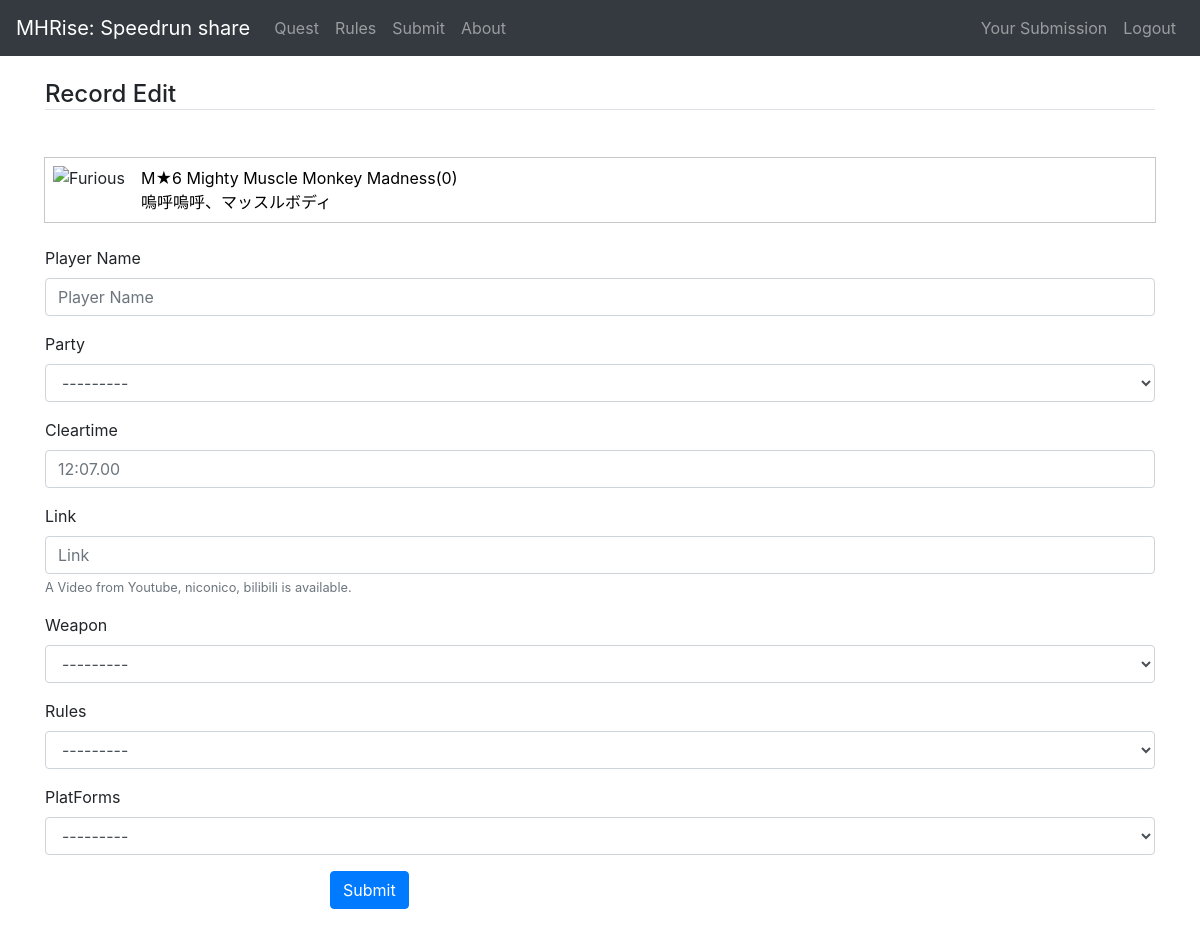
Page /cms/record/add/2/ (signed in) on the earlier database version.
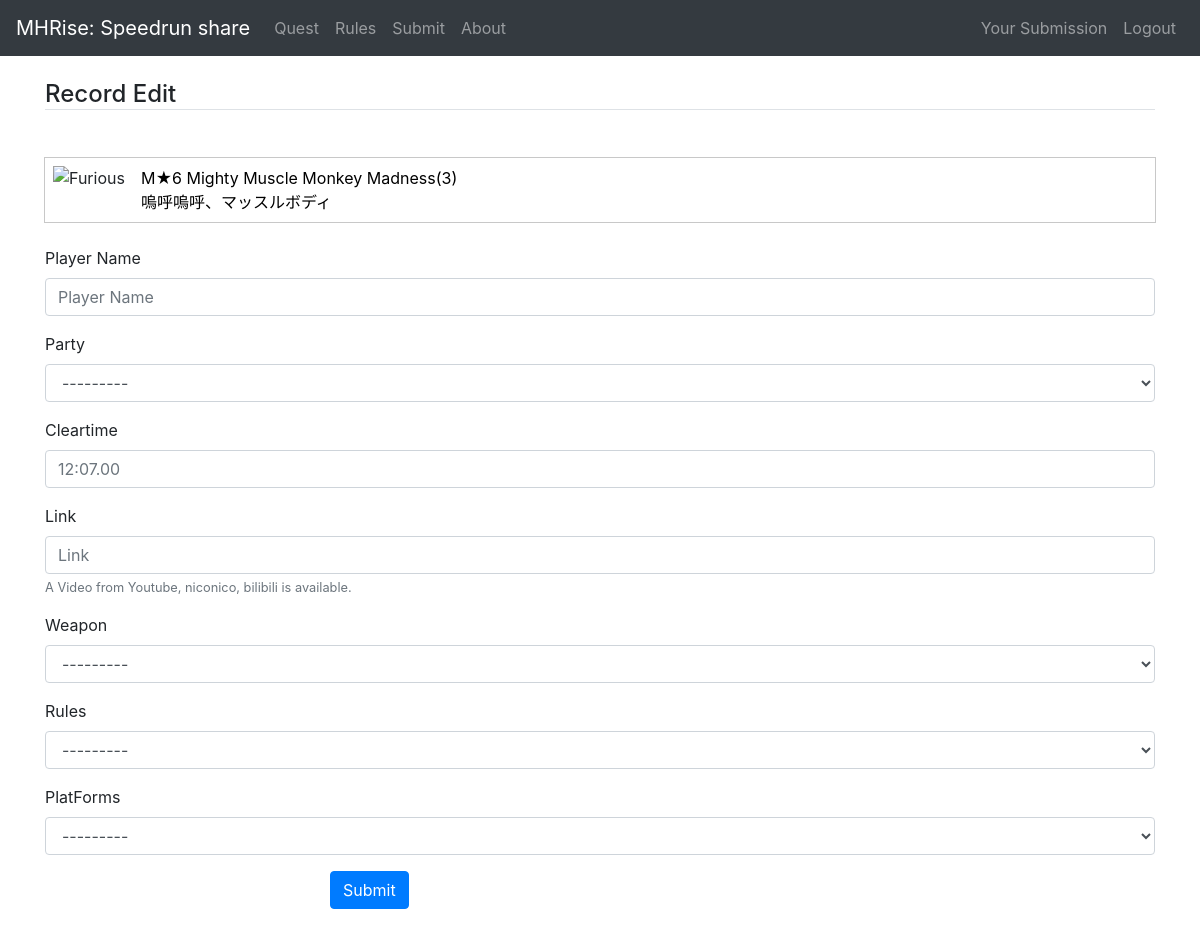
Same page on the later database version.
### cms/models.py (models this page shows, shortened)
class Quest(models.Model):
    questname = models.CharField('Quest Name', max_length=255)
    questname_j = models.CharField('Quest Name japanese', max_length=255)
    rank = models.CharField('Quest Rank', max_length=255)
    priority = models.PositiveIntegerField('Priority in quest page', default=0)
    target = models.ForeignKey(Target, verbose_name='Target', related_name='quests', on_delete=models.SET_NULL, null=True)
    recordnum = models.IntegerField('Number of record of this quest', default=0)

### cms/views.py (the view)
# urls.py: path('record/add/<int:quest_id>/', views.record_edit, name='record_add'), # add
@login_required
def record_edit(request, quest_id, record_id=None, conf=None):
    quest = get_object_or_404(Quest, pk=quest_id)
    user = request.user
    print(user.username)
    if record_id:
        record = get_object_or_404(Record, pk=record_id)
        if record.submitter != user:
            print("permission denyed")
            return redirect('cms:record_list', quest_id=quest_id, party='solo', weapon='all', rule='all', platform='switch')
    else:
        record = Record()
    if request.method == 'POST':
        form = RecordForm(request.POST, instance=record)
        if conf == 1 or not form.is_valid():
            return render(request, 'cms/record_edit.html', dict(form=form, quest_id=quest_id, record_id=record_id, noconf=1, quest=quest))
        if form.is_valid():
            record = form.save(commit=False)
            client_addr, _ = get_client_ip(request)
            record.ipaddr = client_addr
            record.quest = quest
            record.submitter = user
            record.save()
            return redirect('cms:record_list', quest_id=quest_id, party='solo', weapon='all', rule='all', platform='switch')
    else: # GET
        record.quest = quest
        form = RecordForm(instance=record)
    return render(request, 'cms/record_edit.html', dict(form=form, quest_id=quest_id, record_id=record_id, quest=quest, user=user))

### cms/forms.py
class RecordForm(ModelForm):
    class Meta:
        model = Record
        fields = ('quest', 'runner', 'party', 'cleartime', 'link', 'weapon', 'rules', 'platform', 'problems',)
        widgets = {
            'cleartime': forms.TextInput(attrs={'placeholder': '12:07.00'}),
            'quest': forms.HiddenInput(),
            'problems': forms.HiddenInput(),
        }

### cms/models.py (called while the page is built)
    def  __str__(self):
        return self.name

### cms/templates/cms/record_edit.html (shortened to what this page needs)
{% extends "cms/base.html" %}
{% load i18n static %}
{% load bootstrap4 %}
{% block extra_css %}
<link rel="stylesheet" href="{% static 'cms/css/quest-card.css' %}">
{% endblock %}
{% block content %}
    <h4 class="mt-4 mb-5 border-bottom">Record Edit</h4>
    <div class="quest-card" style="margin:6px 0px 24px 0px;">
        {% with 'cms/monster_icon/'|add:quest.target.imagepath as image_static %}
        <img src="{% static image_static %}" alt={{quest.target.monstername}}>
        {% endwith %}
        <div class="quest-card__link">
            <a href="{% url 'cms:record_list' quest_id=quest.id party='solo' weapon='all' rule='all' platform='switch' %}">{{ quest.rank }} {{ quest.questname}}<span>({{ quest.recordnum }})</span><br>
            {{ quest.questname_j }}
            </a>
        </div>
    </div>
    {% if record_id %}
      {% if noconf %}
      <form action="{% url 'cms:record_mod' quest_id=quest_id record_id=record_id %}" method="post">
      {% else %}
      <form action="{% url 'cms:record_mod' quest_id=quest_id record_id=record_id conf=1 %}" method="post">
      {% endif %}
    {% else %}
      {% if noconf %}
      <form action="{% url 'cms:record_add' quest_id=quest_id %}" method="post">
      {% else %}
      <form action="{% url 'cms:record_add' quest_id=quest_id conf=1 %}" method="post">
      {% endif %}
    {% endif %}
      {% bootstrap_form form layout='horizontal' %}
      <div class="form-group row">
        <div class="offset-md-3 col-md-9">
          <button type="submit" class="btn btn-primary">Submit</button>
        </div>
      </div>
    </form>
{% endblock content %}

Differences in the rows shown:
changed Quest "Mighty Muscle Monkey Madness": recordnum "0" → "3"
